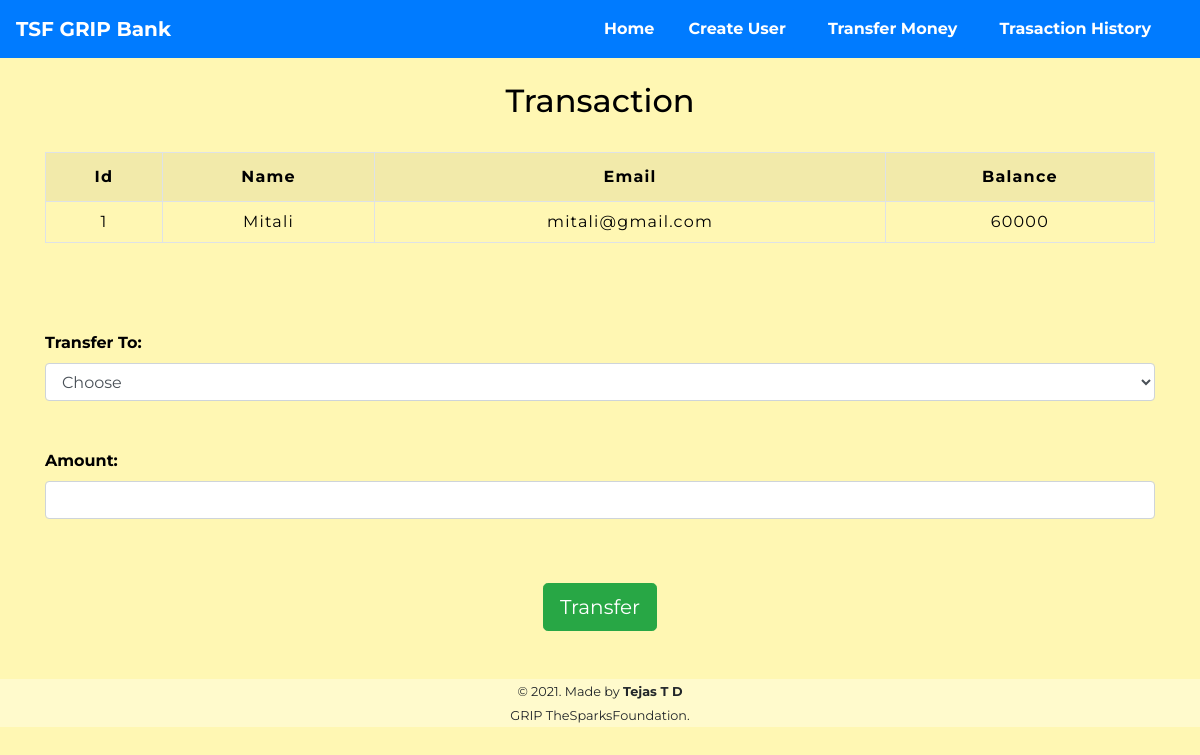
Screenshot of /moneytransfer.php?id=1 with the database file from the repository.
### tables this page shows
CREATE TABLE `users` (
  `id` int(3) NOT NULL,
  `name` text NOT NULL,
  `email` varchar(30) NOT NULL,
  `mobile` text NOT NULL,
  `balance` int(8) NOT NULL
);

### moneytransfer.php (the view, shortened to what this page needs)
<!DOCTYPE html>
<html lang="en" dir="ltr">
  <head>
    <link rel="stylesheet" href="css/moneytransfer.css">
    <link rel="stylesheet" href="https://maxcdn.bootstrapcdn.com/bootstrap/4.0.0/css/bootstrap.min.css">
  </head>
  <body style="background-color:#fff7b3">
    <?php
     include "navbar.php";
     ?>
     <div class="container">
       <h2 class="text-center pt-4" style="color : black;">Transaction</h2>
       <?php
       include 'dbcon.php';
       $sid = $_GET['id'];
       $sql = "SELECT * FROM  users where id=$sid";
       $result = mysqli_query($conn, $sql);
       $rows = mysqli_fetch_assoc($result);
       ?>
       <form method="post" name="tcredit" class="tabletext"><br>
           <div>
               <table class="table table-striped table-condensed table-bordered">
                   <tr style="color : black;">
                       <th class="text-center">Id</th>
                       <th class="text-center">Name</th>
                       <th class="text-center">Email</th>
                       <th class="text-center">Balance</th>
                   </tr>
                   <tr style="color : black;">
                       <td class="py-2"><?php echo $rows['id'] ?></td>
                       <td class="py-2"><?php echo $rows['name'] ?></td>
                       <td class="py-2"><?php echo $rows['email'] ?></td>
                       <td class="py-2"><?php echo $rows['balance'] ?></td>
                   </tr>
               </table>
           </div>
           <br><br><br>
           <label style="color : black;"><b>Transfer To:</b></label>
           <select name="to" class="form-control" required>
               <option value="" disabled selected>Choose</option>
           </select>
           <br>
           <br>
           <label style="color : black;"><b>Amount:</b></label>
           <input type="number" class="form-control" name="amount" required>
           <br><br>
           <div class="text-center">
               <button class="btn btn-lg btn-success mt-3" name="submit" type="submit" id="myBtn">Transfer</button>
           </div>
       </form>
   </div>
     <div class="container-fluid" style="background-color:#fffacc">
       <footer class="text-center mt-5">
         <p><small>&copy 2021. Made by <b>Tejas T D</b><br>GRIP TheSparksFoundation.</small></p>
       </footer>
     </div>
  </body>
</html>

### css/moneytransfer.css (style rules this page uses)
* { padding: 0; margin: 0; box-sizing: border-box; font-family: 'Montserrat', sans-serif; }
table { letter-spacing: 1.2px; }
td { text-align: center; }
button { border:none; background: #eb6f6f; transition: 1s; }

### rows the page displays
users: id "1", name "Mitali", email "mitali@gmail.com", balance "60000"
